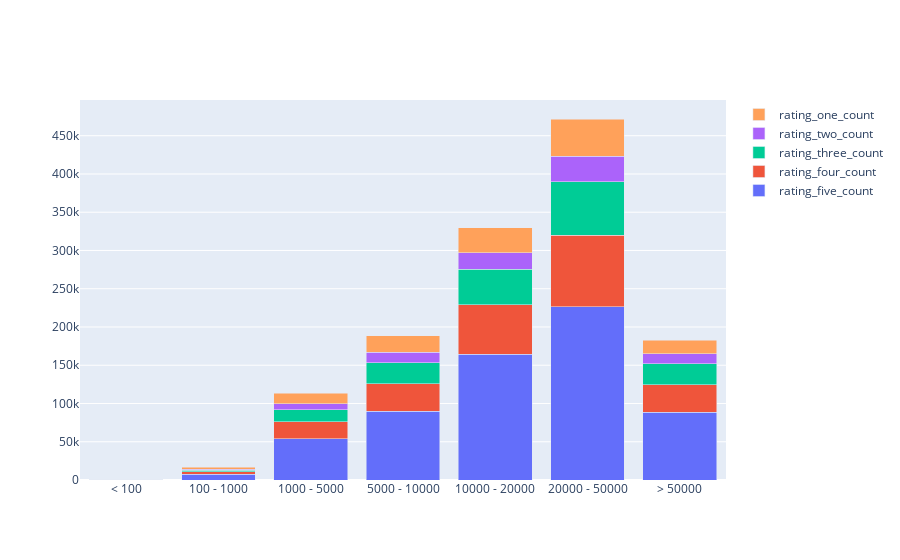

The cell this chart's notebook holds for it:
### Code cell
# Check association between rating_#_count and units_sold using barchart

unit_range = ["< 100", "100 - 1000", "1000 - 5000", "5000 - 10000", 
              "10000 - 20000", "20000 - 50000", "> 50000"]
rat_1 = ["47.0", "2264.0", "13459.0", "21971.0", "32677.0", "48738.0", "17576.0"]
rat_2 = ["40.0", "1187.0", "7769.0", "13327.0", "21399.0", "33191.0", "12960.0"]
rat_3 = ["58.0", "2328.0", "16041.0", "27271.0", "46207.0", "70335.0", "27439.0"]
rat_4 = ["89.0", "3151.0", "21729.0", "36015.0", "65087.0", "93245.0", "35783.0"]
rat_5 = ["225.0", "7529.0", "54169.0", "90094.0", "164130.0", "226350.0", "88685.0"]

layout = go.Layout(barmode="stack")

fig = go.Figure(data=[
    go.Bar(x=unit_range, y=rat_5, name="rating_five_count"),
    go.Bar(x=unit_range, y=rat_4, name="rating_four_count"),
    go.Bar(x=unit_range, y=rat_3, name="rating_three_count"),
    go.Bar(x=unit_range, y=rat_2, name="rating_two_count"),
    go.Bar(x=unit_range, y=rat_1, name="rating_one_count")], layout=layout)
iplot(fig)

### Figure 1 — Plotly figure (JSON) as saved in the notebook; plotly's stock layout.template omitted (floating-point values rounded to 4 significant figures)
{"data": [{"name": "rating_five_count", "type": "bar", "x": ["< 100", "100 - 1000", "1000 - 5000", "5000 - 10000", "10000 - 20000", "20000 - 50000", "> 50000"], "y": ["225.0", "7529.0", "54169.0", "90094.0", "164130.0", "226350.0", "88685.0"]}, {"name": "rating_four_count", "type": "bar", "x": ["< 100", "100 - 1000", "1000 - 5000", "5000 - 10000", "10000 - 20000", "20000 - 50000", "> 50000"], "y": ["89.0", "3151.0", "21729.0", "36015.0", "65087.0", "93245.0", "35783.0"]}, {"name": "rating_three_count", "type": "bar", "x": ["< 100", "100 - 1000", "1000 - 5000", "5000 - 10000", "10000 - 20000", "20000 - 50000", "> 50000"], "y": ["58.0", "2328.0", "16041.0", "27271.0", "46207.0", "70335.0", "27439.0"]}, {"name": "rating_two_count", "type": "bar", "x": ["< 100", "100 - 1000", "1000 - 5000", "5000 - 10000", "10000 - 20000", "20000 - 50000", "> 50000"], "y": ["40.0", "1187.0", "7769.0", "13327.0", "21399.0", "33191.0", "12960.0"]}, {"name": "rating_one_count", "type": "bar", "x": ["< 100", "100 - 1000", "1000 - 5000", "5000 - 10000", "10000 - 20000", "20000 - 50000", "> 50000"], "y": ["47.0", "2264.0", "13459.0", "21971.0", "32677.0", "48738.0", "17576.0"]}], "layout": {"barmode": "stack"}}
